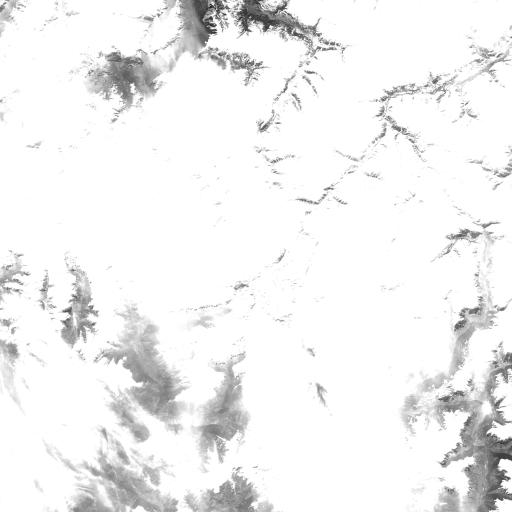
#> input picture Alps_dataset_2024/TCI/T32TNS_20240215T102029_TCI_10m.png, 1024 x 1024 px (shown at 1/2 size)
$ jupyter execute --allow-errors images_dataset.ipynb
#> lines starting #> are read from the running program, lines starting #| are printed output that depends on the picture
# Dataset creation for satellite images

This Jupyter Notebook demonstrates the process of processing satellite images obtained  from different seasons. The main focus is on resizing the images and converting them to grayscale format for further analysis.

[cell 1]
import os
import glob
import logging
import cv2

[cell 2]
folder_objects = [
    {
        "folder": "S2B_MSIL2A_20240215T102029_N0510_R065_T32TNS_20240215T144349.SAFE/GRANULE/L2A_T32TNS_A036270_20240215T102728/IMG_DATA/R10m/",
        "name_template": "T32TNS_20240215T102029_{channel}_10m.jp2"
    },
    {
        "folder": "S2A_MSIL2A_20240311T101831_N0510_R065_T32TNS_20240311T144645.SAFE/GRANULE/L2A_T32TNS_A045536_20240311T102207/IMG_DATA/R10m/",
        "name_template": "T32TNS_20240311T101831_{channel}_10m.jp2"
    },
    {
        "folder": "S2A_MSIL2A_20240709T102031_N0510_R065_T32TNS_20240709T142949.SAFE/GRANULE/L2A_T32TNS_A047252_20240709T102025/IMG_DATA/R10m/",
        "name_template": "T32TNS_20240709T102031_{channel}_10m.jp2"
    },
    {
        "folder": "S2A_MSIL2A_20240828T102021_N0511_R065_T32TNS_20240828T150452.SAFE/GRANULE/L2A_T32TNS_A047967_20240828T102019/IMG_DATA/R10m/",
        "name_template": "T32TNS_20240828T102021_{channel}_10m.jp2"
    },
    {
        "folder": "S2B_MSIL2A_20241002T101749_N0511_R065_T32TNS_20241002T162059.SAFE/GRANULE/L2A_T32TNS_A039559_20241002T102555/IMG_DATA/R10m/",
        "name_template": "T32TNS_20241002T101749_{channel}_10m.jp2"
    }
]

# Define the channels and output directory
CHANNELS = ['TCI', 'B04', 'B08']
output_dir = "Alps_dataset_2024"
max_size = 1024

[cell 3]
# Function to resize and convert the image to grayscale
def resize_and_grayscale(image_path, max_size):
    '''
    Resize the image to the specified max_size while maintaining the aspect ratio and convert it to grayscale.

    :param image_path: The full path to the image file.
    :param max_size: The maximum allowed size (either height or width) for the resized image.
    :return: The processed grayscale and resized image.
    '''

    # Read the image and convert it to grayscale
    image = cv2.imread(image_path, cv2.IMREAD_GRAYSCALE)

    # Get the original dimensions
    height, width = image.shape[:2]

    # Resize the image using the calculated scaling factor
    scaling_factor = max_size / max(height, width)
    resized_image = cv2.resize(image, None, fx=scaling_factor, fy=scaling_factor, interpolation=cv2.INTER_AREA)
    return resized_image

[cell 4]
def process_images(folder_objects, channels, output_dir, max_size):
    '''
    Process satellite images by resizing and converting them to grayscale.

    :param folder_objects: A list of dictionaries containing folder paths and filename templates for images.
                          Each dictionary should have two keys:
                          - "folder": The path to the folder containing images.
                          - "name_template": A string template for the image filenames, with a placeholder for the channel.
    :param channels: A list of strings, each representing a different image channel (e.g., 'TCI', 'B04', 'B08').
    :param output_dir: The directory where processed images will be saved.
    :param max_size: The maximum size (either width or height) to which images should be resized while maintaining aspect ratio.
    '''
    # Iterate over each folder and each channel
    for folder in folder_objects:
        for channel in CHANNELS:
            # Construct the full path pattern for the images in the folder based on the channel and name_template
            relative_path = os.path.join(folder['folder'], folder['name_template'].format(channel=channel))
            image_path_pattern = os.path.abspath(relative_path)

            # Use glob to find all image files that match the pattern
            image_files = glob.glob(image_path_pattern)

            # Logging the number of found images or a warning if none are found
            if image_files:
                logging.info(f"Found {len(image_files)} images for channel {channel}")
            else:
                logging.warning(f"No images found for channel {channel}")

            # Create an output subdirectory for each channel if it doesn't already exist
            dest_subdirectory = os.path.join(output_dir, channel)
            if not os.path.exists(dest_subdirectory):
                os.makedirs(dest_subdirectory)

            # Process each image file found
            for image_file in image_files:
                # Resize and convert the image to grayscale
                processed_image = resize_and_grayscale(image_file, max_size)

                # Create an output path by replacing the .jp2 extension with .png
                output_image_path = os.path.join(dest_subdirectory,
                                                 os.path.basename(image_file).replace('.jp2', '.png'))
                # Save the processed image as a PNG file
                cv2.imwrite(output_image_path, processed_image)

[cell 5]
# Call the function to process the images
process_images(folder_objects, CHANNELS, output_dir, max_size)

Dataset successfully generated and saved as 'Alps_dataset_2024'

[cell 6]
# Display processed images
import matplotlib.pyplot as plt

img_02_TCI = cv2.imread("Alps_dataset_2024/TCI/T32TNS_20240215T102029_TCI_10m.png", cv2.IMREAD_GRAYSCALE)
#> img_02_TCI is the input picture: shape (1024, 1024); min 24, max 255, mean 241.5
img_03_TCI = cv2.imread("Alps_dataset_2024/TCI/T32TNS_20240311T101831_TCI_10m.png", cv2.IMREAD_GRAYSCALE)
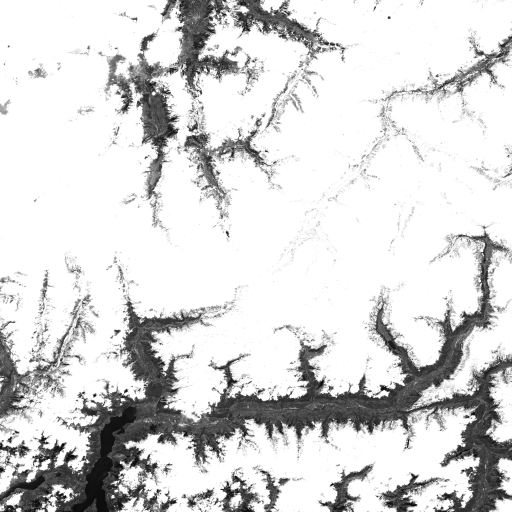
#> input picture Alps_dataset_2024/TCI/T32TNS_20240311T101831_TCI_10m.png, 1024 x 1024 px (shown at 1/2 size)
#> img_03_TCI is the input picture: shape (1024, 1024); min 0, max 255, mean 215
img_07_TCI = cv2.imread("Alps_dataset_2024/TCI/T32TNS_20240709T102031_TCI_10m.png", cv2.IMREAD_GRAYSCALE)
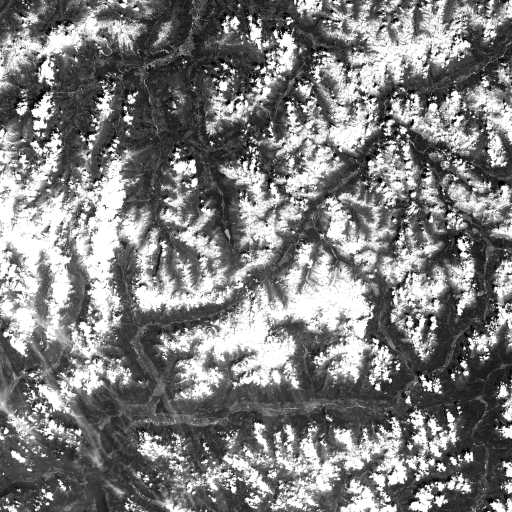
#> input picture Alps_dataset_2024/TCI/T32TNS_20240709T102031_TCI_10m.png, 1024 x 1024 px (shown at 1/2 size)
#> img_07_TCI is the input picture: shape (1024, 1024); min 0, max 255, mean 125.5
img_08_TCI = cv2.imread("Alps_dataset_2024/TCI/T32TNS_20240828T102021_TCI_10m.png", cv2.IMREAD_GRAYSCALE)
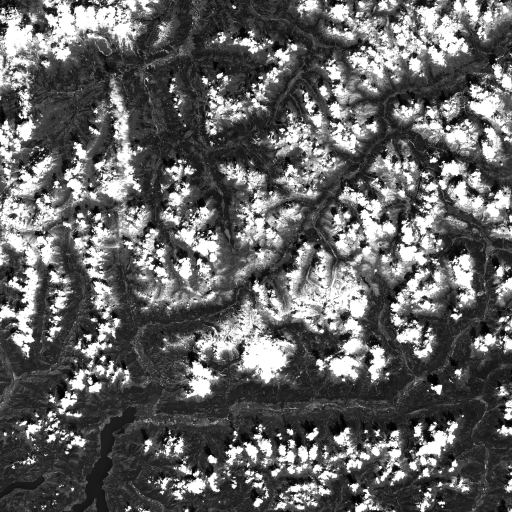
#> input picture Alps_dataset_2024/TCI/T32TNS_20240828T102021_TCI_10m.png, 1024 x 1024 px (shown at 1/2 size)
#> img_08_TCI is the input picture: shape (1024, 1024); min 1, max 255, mean 99.5
img_10_TCI = cv2.imread("Alps_dataset_2024/TCI/T32TNS_20241002T101749_TCI_10m.png", cv2.IMREAD_GRAYSCALE)

img_02_B04 = cv2.imread("Alps_dataset_2024/B04/T32TNS_20240215T102029_B04_10m.png", cv2.IMREAD_GRAYSCALE)
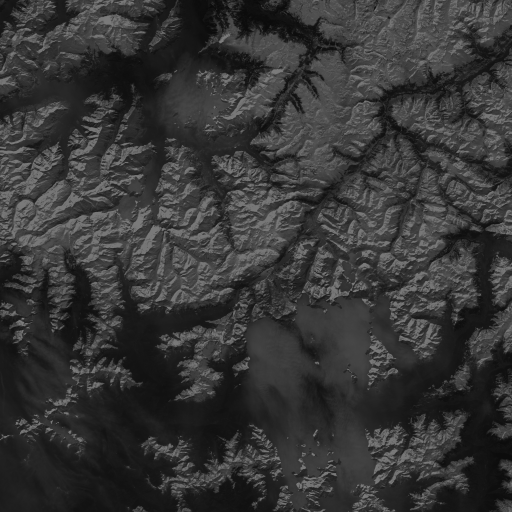
#> input picture Alps_dataset_2024/B04/T32TNS_20240215T102029_B04_10m.png, 1024 x 1024 px (shown at 1/2 size)
#> img_02_B04 is the input picture: shape (1024, 1024); min 9, max 124, mean 54
img_03_B04 = cv2.imread("Alps_dataset_2024/B04/T32TNS_20240311T101831_B04_10m.png", cv2.IMREAD_GRAYSCALE)
img_07_B04 = cv2.imread("Alps_dataset_2024/B04/T32TNS_20240709T102031_B04_10m.png", cv2.IMREAD_GRAYSCALE)
img_08_B04 = cv2.imread("Alps_dataset_2024/B04/T32TNS_20240828T102021_B04_10m.png", cv2.IMREAD_GRAYSCALE)
img_10_B04 = cv2.imread("Alps_dataset_2024/B04/T32TNS_20241002T101749_B04_10m.png", cv2.IMREAD_GRAYSCALE)

images = [img_02_TCI, img_03_TCI, img_07_TCI, img_08_TCI, img_10_TCI,
          img_02_B04, img_03_B04, img_07_B04, img_08_B04, img_10_B04]
titles = ['Alps TCI 02/24', 'Alps TCI 03/24', 'Alps TCI 07/24', 'Alps TCI 08/24', 'Alps TCI 10/24',
          'Alps B04 02/24', 'Alps B04 03/24', 'Alps B04 07/24', 'Alps B04 08/24', 'Alps B04 10/24']

# Create a figure to hold the images
plt.figure(figsize=(15, 10))  # Set figure size for better layout

# Loop through the images to create subplots
#> (the rest of this cell did not finish here and is left out)
